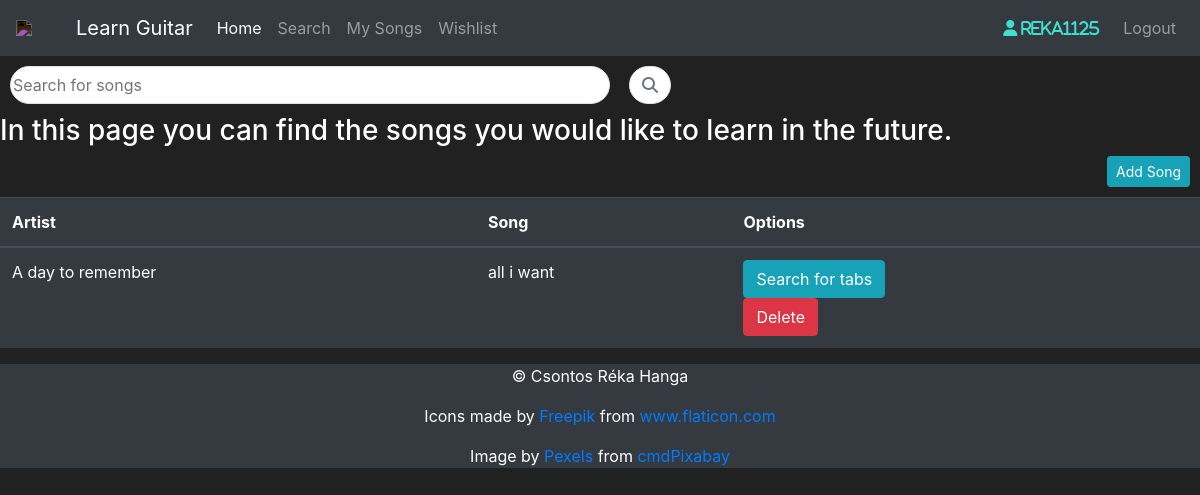
The app's page /wishlist (signed in) with its own data.
### application/models.py (models this page shows, shortened)
class User(db.Model, UserMixin):
    user_id = db.Column(db.Integer(), primary_key=True)
    username = db.Column(db.String(length=30), unique=True, nullable=False)
    email_address = db.Column(db.String(length=50), unique=True, nullable=False)
    password_hash = db.Column(db.String(length=60), nullable=False)
    saved_songs = db.relationship('My_Songs', backref='owned_user', lazy=True)
    wishlist = db.relationship('Wishlist', backref='owned_user', lazy=True)
    @property
    def password(self):
        return self.password

class Wishlist(db.Model):
    song_id = db.Column(db.Integer(), primary_key=True)
    artist = db.Column(db.String(length=50), nullable=False)
    song = db.Column(db.String(length=50), nullable=False)
    owner = db.Column(db.Integer(), db.ForeignKey('user.user_id'))

### application/routes.py (the view, shortened to what this page needs)
@app.route("/wishlist", methods=["GET", "POST"])
@login_required
def wishlist_page():
    form = AddSongForm()
    print(form.errors)
    wishlist = Wishlist.query.filter_by(owner=current_user.user_id)
    return render_template("wishlist.html", songs=wishlist, form=form)

### application/forms.py
class AddSongForm(FlaskForm):
    artist = StringField(label='Artist:', validators=[DataRequired()])
    title = StringField(label='Title:', validators=[DataRequired()])
    submit = SubmitField(label='Add Song')

### application/models.py (called while the page is built)
@login_manager.user_loader
def load_user(user_id):
    return User.query.get(int(user_id))

### application/templates/wishlist.html (shortened to what this page needs)
{% extends 'base.html' %}
{% block content %}
    <div class="input-group">
        <input class=" border rounded-pill" type="text" placeholder="Search for songs" id="search-input-yt">
        <span class="input-group-append">
            <button id="search-btn-yt" class="btn btn-outline-secondary bg-white border-start-0 border rounded-pill ms-n3" type="button">
                <i class="fa fa-search"></i>
            </button>
        </span>
    </div>
    <h3>In this page you can find the songs you would like to learn in the future.</h3>
    <div style="float: right; margin-right: 10px; margin-bottom: 10px">
        <button class="btn btn-info btn-sm" data-toggle="modal" data-target="#Modal-AddSong">
            Add Song
        </button>
    </div>
    <table class="table table-hover table-dark">
        <thead>
            <tr>
                <th scope="col">Artist</th>
                <th scope="col">Song</th>
                <th scope="col">Options</th>
            </tr>
        </thead>
        <tbody>
            {% for song in songs %}
                <tr>
                    <td>{{ song.artist }}</td>
                    <td>{{ song.song }}</td>
                    <td>
                        <form action="{{ url_for('search_page') }}" method=post>
                            <input type=submit value='Search for tabs' class="btn btn-outline btn-info">
                        </form>
                        <form action="{{ url_for('delete_song_page') }}" method=post class=delete-song>
                            <input type=submit value='Delete' class="btn btn-outline btn-danger">
                        </form>
                    </td>
                </tr>
            {% endfor %}
        </tbody>
    </table>
{% endblock %}

### application/templates/base.html (shortened to what this page needs)
<!doctype html>
<html lang="en">
    <head>
        <link rel="stylesheet" href="https://cdn.jsdelivr.net/npm/bootstrap@4.5.3/dist/css/bootstrap.min.css"
>
    </head>
    <body>
        <nav id="navigation" class="navbar navbar-expand-md navbar-dark bg-dark">
            <img id="icon" src="https://cdn-icons-png.flaticon.com/512/93/93013.png" class="img-responsive" width="50">
            <a class="navbar-brand" href="#">Learn Guitar</a>
            <div class="collapse navbar-collapse" id="navbarNav">
                <ul class="navbar-nav mr-auto">
                    <li class="nav-item active">
                        <a class="nav-link" href="{{ url_for('home_page') }}">Home </a>
                    </li>
                    <li class="nav-item">
                        <a class="nav-link" href="{{ url_for('search_page') }}">Search</a>
                    </li>
                    <li class="nav-item">
                        <a class="nav-link" href="{{ url_for('mysongs_page') }}">My Songs</a>
                    </li>
                    <li class="nav-item">
                        <a class="nav-link" href="{{ url_for('wishlist_page') }}">Wishlist</a>
                    </li>
                </ul>
                {% if current_user.is_authenticated %}
                    <ul class="navbar-nav">
                        <li class="nav-item">
                            <a class="nav-link">
                                <i class="fas fa-user mr-2" style="color:turquoise;"> {{ current_user.username }}</i>
                            </a>
                        </li>
                        <li class="nav-item">
                            <a class="nav-link" href="{{ url_for('logout_page') }}">Logout</a>
                        </li>
                    </ul>
                {% endif %}
            </div>
        </nav>
        {% block content %}
        {% endblock %}
    </body>
    <footer class=" footer bg-dark">
        <p> &copy; Csontos Réka Hanga</p>
        <p>Icons made by <a href="https://www.freepik.com" title="Freepik">Freepik</a> from <a
                href="https://www.flaticon.com/" title="Flaticon">www.flaticon.com</a></p>
        <p>Image by <a href="https://pixabay.com/users/pexels-2286921/?utm_source=link-attribution&amp;utm_medium=referral&amp;utm_campaign=image&amp;utm_content=1851426">Pexels</a>
            from <a href="https://pixabay.com/?utm_source=link-attribution&amp;utm_medium=referral&amp;utm_campaign=image&amp;utm_content=1851426">cmdPixabay</a></p>
    </footer>
</html>

### application/templates/wishlist.html (style rules this page uses)
#search-input-yt { width: 50%; margin: 10px; }
#search-btn-yt { margin: 10px; }

### application/templates/base.html (style rules this page uses)
body { background-color: #212121; color: white }
#icon { -webkit-filter: invert(1); filter: invert(1); margin-right: 10px; }
.footer { bottom: 0; margin: 0; text-align: center; width: 100%; position: relative; }

### records on screen
User: username "reka1125"
Wishlist: artist "A day to remember", song "all i want"
